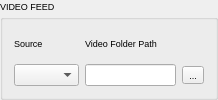
             <widget class="QGroupBox" name="videoFeedConfigGroupBox">
              <property name="font">
               <font>
                <pointsize>7</pointsize>
               </font>
              </property>
              <property name="title">
               <string>VIDEO FEED</string>
              </property>
              <layout class="QVBoxLayout" name="verticalLayout_8">
               <item>
                <layout class="QGridLayout" name="gridLayout">
                 <item row="1" column="0">
                  <widget class="QComboBox" name="videoSourceComboBox"/>
                 </item>
                 <item row="1" column="1">
                  <widget class="QLineEdit" name="videoPathLine"/>
                 </item>
                 <item row="0" column="0">
                  <widget class="QLabel" name="videoSourceLabel">
                   <property name="text">
                    <string>Source</string>
                   </property>
                  </widget>
                 </item>
                 <item row="0" column="1">
                  <widget class="QLabel" name="videoPathLabel">
                   <property name="text">
                    <string>Video Folder Path</string>
                   </property>
                   <property name="wordWrap">
                    <bool>true</bool>
                   </property>
                  </widget>
                 </item>
                 <item row="1" column="2">
                  <widget class="QToolButton" name="videoPathButton">
                   <property name="focusPolicy">
                    <enum>Qt::NoFocus</enum>
                   </property>
                   <property name="text">
                    <string>...</string>
                   </property>
                  </widget>
                 </item>
                </layout>
               </item>
              </layout>
             </widget>
